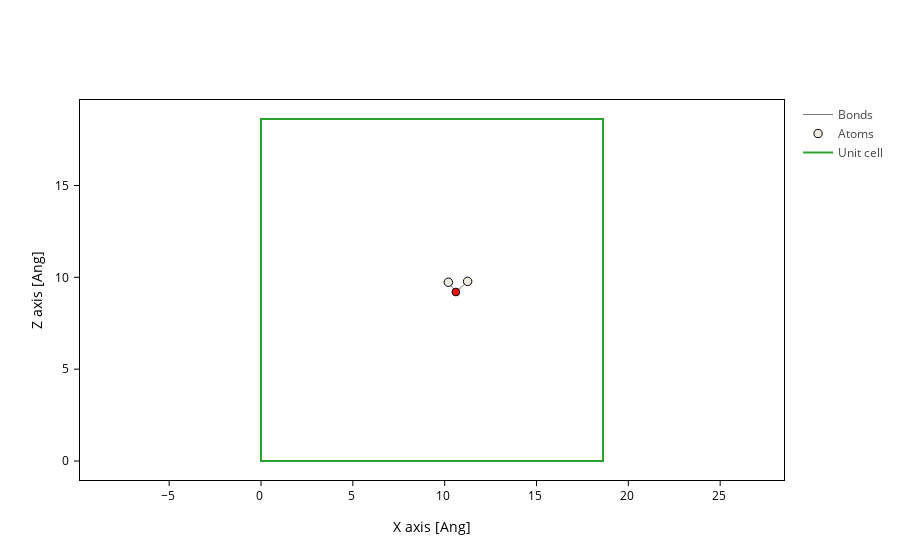

Notebook source saved alongside this figure:
### Markdown cell above
## Liquid water system

Now, we will make a second example containing more MM atoms. In this case, we have a water box containing 216 molecules, of which only 1 is treated quantum mechanically (QM). Here we perform an NVT MD for 100 fs. First, let us look at the structure in the following cell.

### Code cell
water_liquid = sisl.Geometry.read(tutorial_root / "water_liquid_QMMM/216_H2O.fdf") #will show the water dimer MM water
# print(water_dimmer)
water_liquid.plot(axes='xz')

### Figure 1 — Plotly figure (JSON) as saved in the notebook; plotly's stock layout.template omitted (floating-point values rounded to 4 significant figures)
{"data": [{"line": {"color": "gray", "width": 1}, "meta": {}, "mode": "lines", "name": "Bonds", "opacity": 1, "type": "scatter", "x": [10.61, 10.59, 10.57, 10.55, 10.52, 10.5, 10.48, 10.46, 10.44, 10.42, 10.39, 10.37, 10.35, 10.33, 10.31, 10.29, 10.27, 10.24, 10.22, 10.2, NaN, 10.61, 10.64, 10.68, 10.71, 10.74, 10.78, 10.81, 10.85, 10.88, 10.91, 10.95, 10.98, 11.01, 11.05, 11.08, 11.12, 11.15, 11.18, 11.22, 11.25, NaN], "y": [9.201, 9.229, 9.257, 9.285, 9.313, 9.34, 9.368, 9.396, 9.424, 9.452, 9.48, 9.508, 9.536, 9.564, 9.592, 9.619, 9.647, 9.675, 9.703, 9.731, NaN, 9.201, 9.232, 9.262, 9.293, 9.323, 9.354, 9.384, 9.415, 9.445, 9.476, 9.506, 9.537, 9.567, 9.598, 9.628, 9.659, 9.689, 9.72, 9.75, 9.781, NaN]}, {"marker": {"color": ["#EDEADE", "#FF0D0D", "#EDEADE"], "line": {"color": "black", "width": 1}, "opacity": 1, "size": [8.48, 7.68, 8.48]}, "meta": {}, "mode": "markers", "name": "Atoms", "opacity": 1, "type": "scatter", "x": [11.25, 10.61, 10.2], "y": [9.781, 9.201, 9.731]}, {"meta": {}, "mode": "lines", "name": "Unit cell", "type": "scatter", "x": [0.0, 0.0, 18.62, 18.62, 0.0, 0.0, NaN, 0.0, 0.0, 0.0, 18.62, 18.62, 0.0, NaN, 18.62, 18.62, NaN, 18.62, 18.62], "y": [0.0, 0.0, 0.0, 18.62, 18.62, 0.0, NaN, 18.62, 18.62, 0.0, 0.0, 18.62, 18.62, NaN, 0.0, 0.0, NaN, 18.62, 18.62]}], "layout": {"scene": {"aspectmode": "data", "xaxis": {"title": {"text": "X axis [Ang]"}}, "yaxis": {"title": {"text": "Z axis [Ang]"}}}, "xaxis": {"scaleanchor": "y", "scaleratio": 1, "title": {"text": "X axis [Ang]"}}, "yaxis": {"title": {"text": "Z axis [Ang]"}}}}
